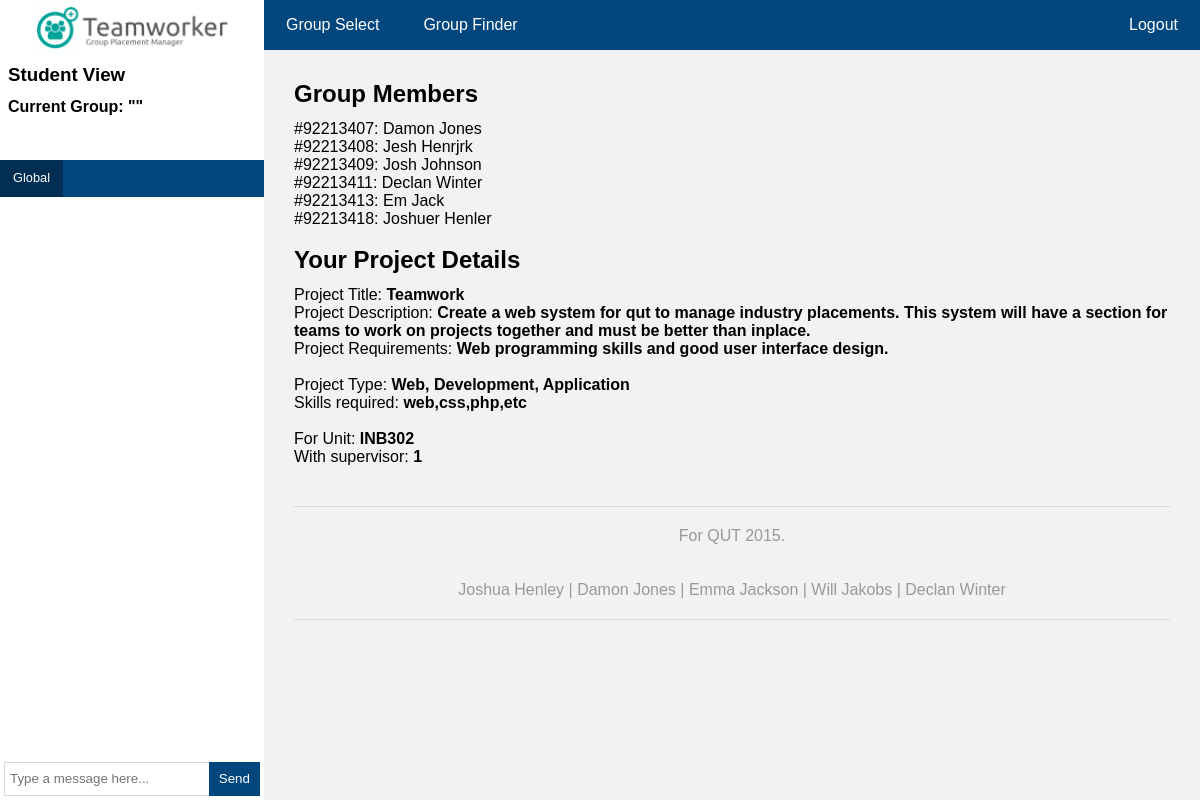
The app's page /supervisor/groupSummary.php (signed in) with its own data.
### tables this page shows
CREATE TABLE IF NOT EXISTS `Projects` (
  `P_Id` int(11) NOT NULL,
  `Name` varchar(50) NOT NULL,
  `ProjectType1` varchar(20) NOT NULL,
  `ProjectType2` varchar(20) DEFAULT NULL,
  `ProjectType3` varchar(20) DEFAULT NULL,
  `Description` varchar(500) NOT NULL,
  `skill` varchar(200) NOT NULL,
  `requirements` varchar(200) NOT NULL,
  `UnitCode` varchar(10) NOT NULL,
  `Supervisor` int(11) NOT NULL,
  `Start` date NOT NULL,
  `End` date NOT NULL,
  `Dueby` date NOT NULL
);

### core/database.php (called while the page is built, shortened)
<?php
	$mysqli = new mysqli('localhost', 'deamon_302', 'rip.Inplace2015', 'deamon_INB302');
	function rowSQL($sql){
		global $mysqli;
		$p = mysqli_query($mysqli,$sql);
		$row = mysqli_fetch_array($p,MYSQLI_ASSOC);
		if($row != NULL){
			return $row;
		}
		else{
			return 0;
		}
	}
	function multiSQL($sql){
		global $mysqli;
		$p = mysqli_query($mysqli,$sql);
		if($p != NULL){
			return $p;
		}
		else{
			return 0;
		}
	}
?>

### core/group.php (called while the page is built, shortened)
<?php
	function members($group = ""){
		if($group == ""){
			$group = $_SESSION['group'];
		}
		$result = multiSQL("SELECT CONCAT(`FirstName`,' ',`LastName`) as name FROM `D_Accounts` a JOIN `Group_Members` g WHERE g.`UserId` = a.`UserId` and g.UserId != '$_SESSION[person]' and `GroupId` = '$group'");
		$text = array();
		while($row = mysqli_fetch_array($result,MYSQL_ASSOC)){
			$text[] = $row['name'];
		}
		return $text;
	}
	function members_id($group = ""){
		if($group == ""){
			$group = $_SESSION['group'];
		}
		$result = multiSQL("SELECT UserId as name FROM `Group_Members` WHERE UserId != '$_SESSION[person]' and `GroupId` = '$group' ORDER BY UserId");
		$text = array();
		while($row = mysqli_fetch_array($result,MYSQL_ASSOC)){
			$text[] = $row['name'];
		}
		return $text;
	}
?>

### supervisor/groupSummary.php (the view, shortened to what this page needs)
<?php
	$group = 1;
	if($group == 1){
		echo "<h2>Group Members</h2>";
		$memberids = members_id($group);
		$i = 0;
		foreach(members($group) as $item){
			echo "#" . $memberids[$i] . ": " . $item . "<br>";
			$i++;
		}
		echo "<br><h2>Your Project Details</h2>";
		$thing = rowSQL("SELECT Name, ProjectType1, ProjectType2, ProjectType3, Description, skill, requirements, UnitCode, Supervisor FROM Projects WHERE P_Id=(SELECT GroupProject FROM Groups WHERE GroupId=" . $group . ")");
		echo "Project Title: <strong>" . $thing["Name"] . "</strong>";
		echo "<br>Project Description: <strong>" . $thing["Description"] . "</strong>";
		echo "<br>Project Requirements: <strong>" . $thing["requirements"] . "</strong>";
		echo "<br>";
		echo "<br>Project Type: <strong>" . $thing["ProjectType1"] .", ". $thing["ProjectType2"] .", ". $thing["ProjectType3"] . "</strong>";
		echo "<br>Skills required: <strong>" . $thing["skill"] . "</strong>";
		echo "<br>";
		echo "<br>For Unit: <strong>" . $thing["UnitCode"] . "</strong>";
		echo "<br>With supervisor: <strong>" . $thing["Supervisor"] . "</strong>";
	}
	else{
		echo "You must be in a group to view your groups details.";
	}
?>

### style.css (style rules this page uses)
* { margin: 0; padding: 0; font-family: Arial, Helvetica, sans-serif; }
h1, h2, h3 { margin-bottom: 12px; }

### records on screen
projects: Name "Teamwork", Description "Create a web system for qut to manage industry placements. This system will have a section for teams to work on projects together and must be better than inplace.", requirements "Web programming skills and good user interface design.", ProjectType1 "Web", ProjectType2 "Development", ProjectType3 "Application", skill "web,css,php,etc", UnitCode "INB302", Supervisor "1"

### other values on screen
$memberids[$i] "92213407"
$item "Damon Jones"
$memberids[$i] "92213408"
$item "Jesh Henrjrk"
$memberids[$i] "92213409"
$item "Josh Johnson"
$memberids[$i] "92213411"
$item "Declan Winter"
$memberids[$i] "92213413"
$item "Em Jack"
$memberids[$i] "92213418"
$item "Joshuer Henler"
